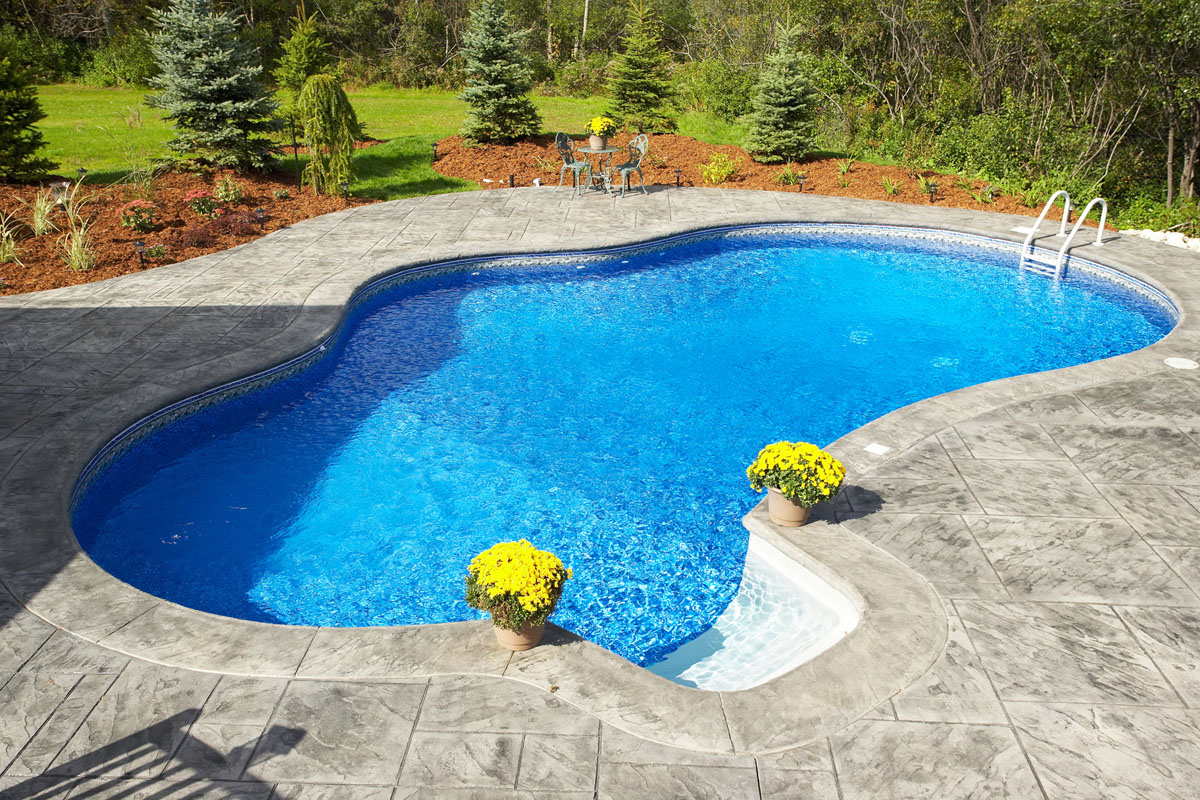
#> input picture Pool_Images/pool20.jpg, 1200 x 800 px
$ python PoolDetect.py   (older library calls are emulated)
#> lines starting #> are read from the running program, lines starting #| are printed output that depends on the picture; after the words box and inside, x2 and y2 are one past the last pixel; in counts of white or black regions, pixels touching at a corner belong together

import cv2
import numpy as np

# put your image here
frame = cv2.imread('./Pool_Images/pool20.jpg')
#> frame is the input picture: shape (800, 1200, 3); mean B, G, R 142.8, 147.4, 118.7
#frame = cv2.imread('./Doron_Pool/d1.jpg')
#frame = cv2.imread('./My_Pool/img2.jpg')
# This drives the program into an infinite loop.

#while (1):
for k in range (0,1):
    # Converts images from BGR to HSV
    cv2.imshow('frame', frame)
    hsv = cv2.cvtColor(frame, cv2.COLOR_BGR2HSV)
    cv2.imshow('hsv', hsv)
    # define range of blue color in HSV - 90 - 110 is the pool color you can tweak it
    lower_blue = np.array([60, 50, 50])
    upper_blue = np.array([130, 255, 255])
    blur = cv2.GaussianBlur(hsv[:,:,0],(5,5),0)
    edges = cv2.Canny(blur,100,200,3)
    # Threshold the HSV image to get only blue colors
    mask = cv2.inRange(hsv, lower_blue, upper_blue)
    cv2.imshow('edges',edges)
    #cv2.imshow('mask', mask)
    img = mask
    # threshold image
    ret, thresh = cv2.threshold(img, 127, 255, 0)
    # find contours
    _,contours,hierarchy = cv2.findContours(thresh, cv2.RETR_EXTERNAL, cv2.CHAIN_APPROX_SIMPLE)

    # find biggest contour
    i=0
    largest_area=0
    for cnt in contours:
        area = cv2.contourArea(cnt)
        if (area > largest_area):
            largest_area = area
            largest_contour_index = i
        i=i+1
    hull = cv2.convexHull(contours[largest_contour_index])
    new_frame = frame.copy()
    for i in range (0,np.shape(frame)[0]):
        for j in range (0,np.shape(frame)[1]):
            if cv2.pointPolygonTest(hull, (j,i), False )<0:
                new_frame[i,j,:] = (0,0,0)
    #cv2.drawContours(new_frame, [hull], 0, (0, 0, 255), 3)
    hsv = cv2.cvtColor(new_frame, cv2.COLOR_BGR2HSV)
    mask = cv2.inRange(hsv, lower_blue, upper_blue)
    ret, thresh = cv2.threshold(mask, 127, 255, 0)
    _,contours,hierarchy = cv2.findContours(thresh, cv2.RETR_EXTERNAL, cv2.CHAIN_APPROX_SIMPLE)

    # find biggest contour
    i=0
    largest_area=0
    for cnt in contours:
        area = cv2.contourArea(cnt)
        if (area > largest_area):
            largest_area = area
            largest_contour_index = i
        i=i+1
    #cv2.imshow('mask',mask)

    pct = 0.005
    epsilon = pct * cv2.arcLength(contours[largest_contour_index], True)
    approx = cv2.approxPolyDP(contours[largest_contour_index], epsilon, True)
    x = len(approx)
    while x>200:
        epsilon = pct * cv2.arcLength(contours[largest_contour_index], True)
        approx = cv2.approxPolyDP(contours[largest_contour_index], epsilon, True)
        x=len(approx)
        pct=pct+0.005

    out = frame.copy()
    hull_img = frame.copy()
    hull = cv2.convexHull(approx)

    cv2.drawContours(out, [approx], 0, (0, 0, 255), 3)
    cv2.drawContours(hull_img, [hull], 0, (0, 0, 255), 3)
    # display output
    cv2.imshow('hull', hull_img)
    cv2.imwrite('./Pool_Images/pool22_modified.jpg',hull_img)
    cv2.imshow('image', out)
#> this loop made 1 pass
#> pass 1, `edges = cv2.Canny(blur,100,200,3)`:
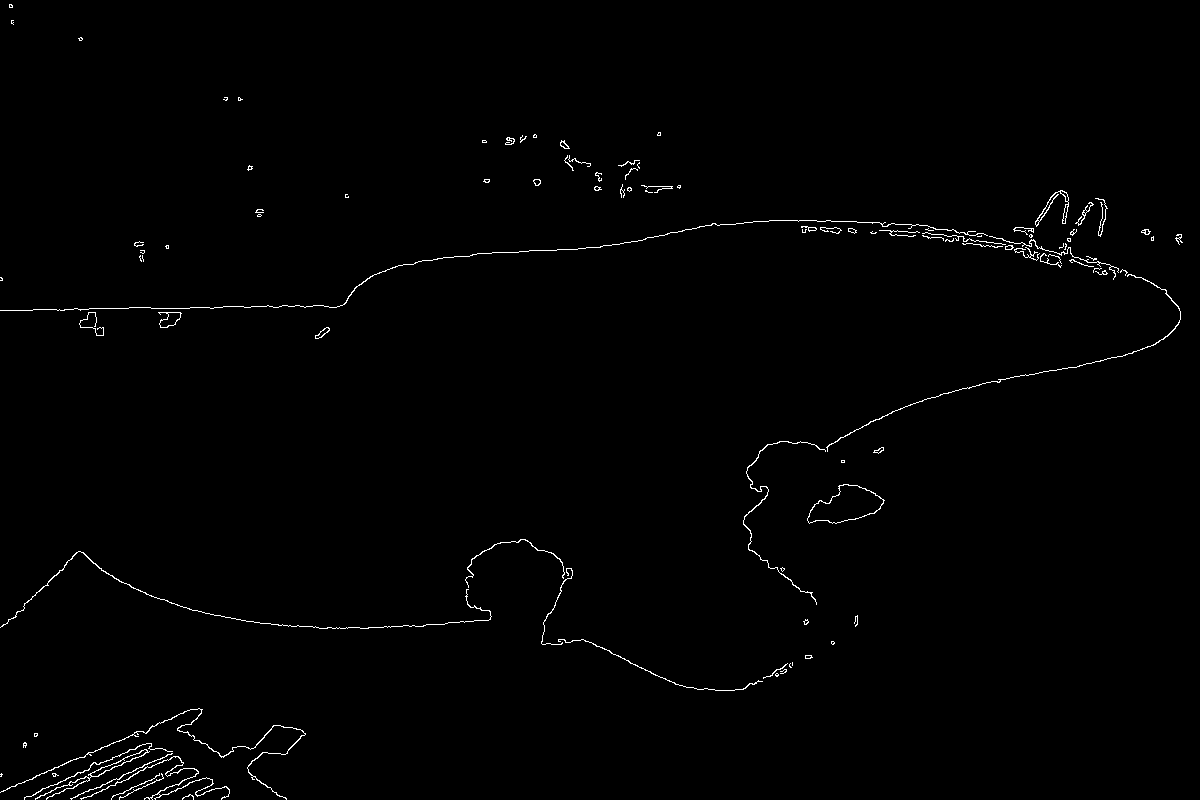
#> edges: shape (800, 1200); 0.82% white in thin lines or dots
#> pass 1, `mask = cv2.inRange(hsv, lower_blue, upper_blue)`:
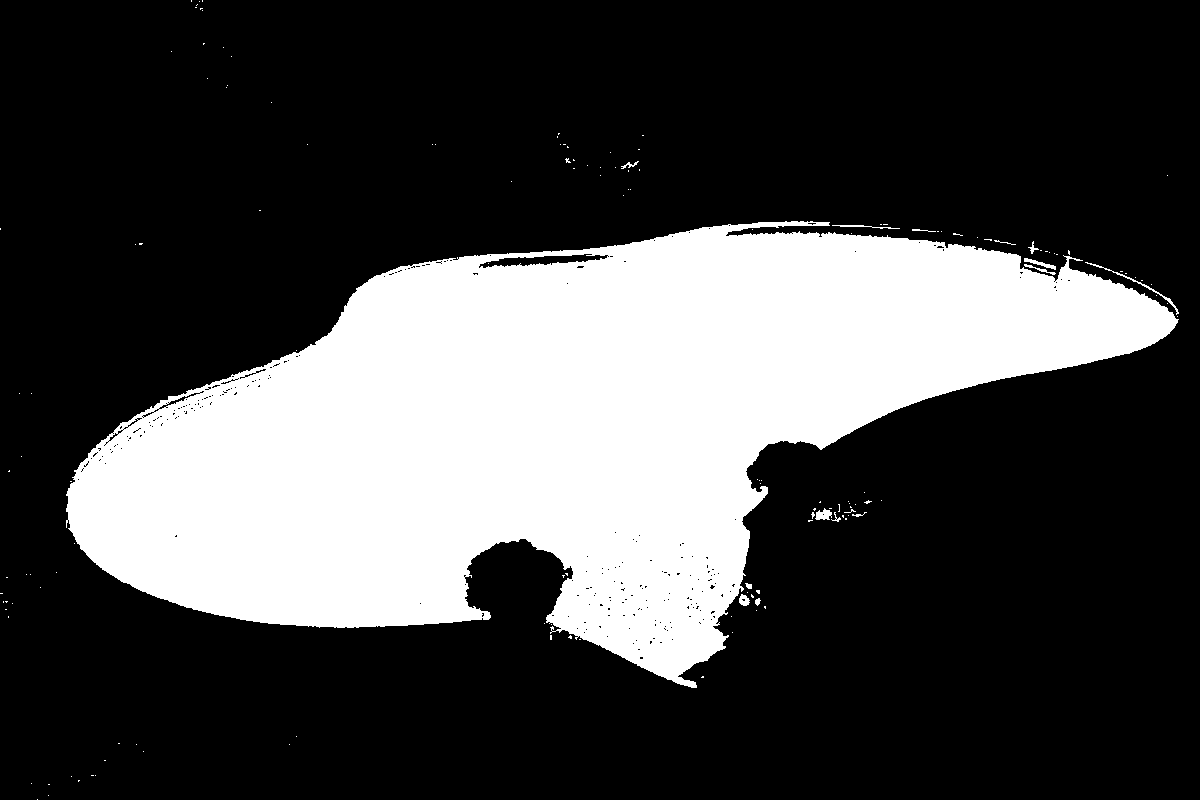
#> mask: shape (800, 1200); 28% white; 151 white regions (136 under 20 px), largest, box (x1, y1, x2, y2) and area: (66, 221, 1179, 688) 266991, (1085, 262, 1179, 315) 207, (815, 508, 832, 520) 133
#> after the loop: hsv: shape (800, 1200, 3); mean H, S, V 31.2, 65.3, 70.8
#> after the loop: mask: shape (800, 1200); 27.9% white; 54 white regions (44 under 20 px), largest, box (x1, y1, x2, y2) and area: (66, 221, 1179, 688) 266991, (815, 508, 832, 520) 133, (1024, 258, 1056, 270) 118
#> after the loop:
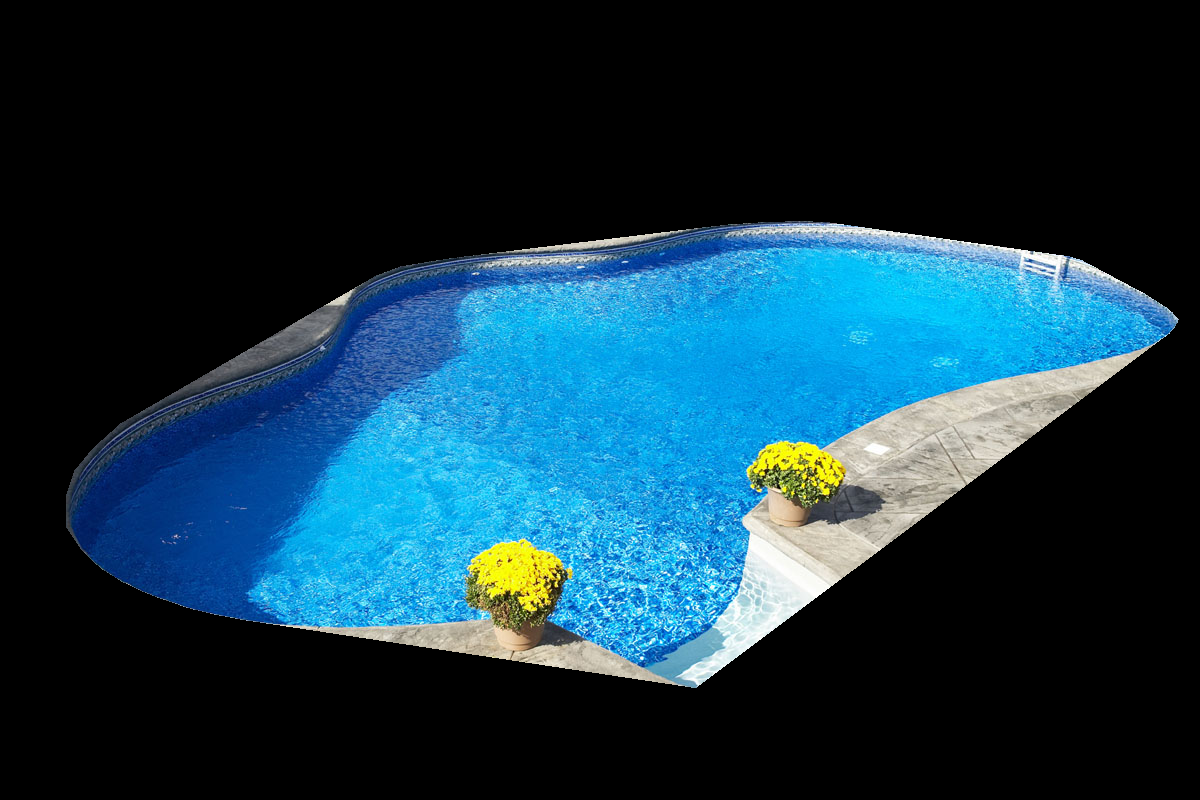
#> new_frame: shape (800, 1200, 3); mean B, G, R 68.2, 52.8, 20.6
#> after the loop:
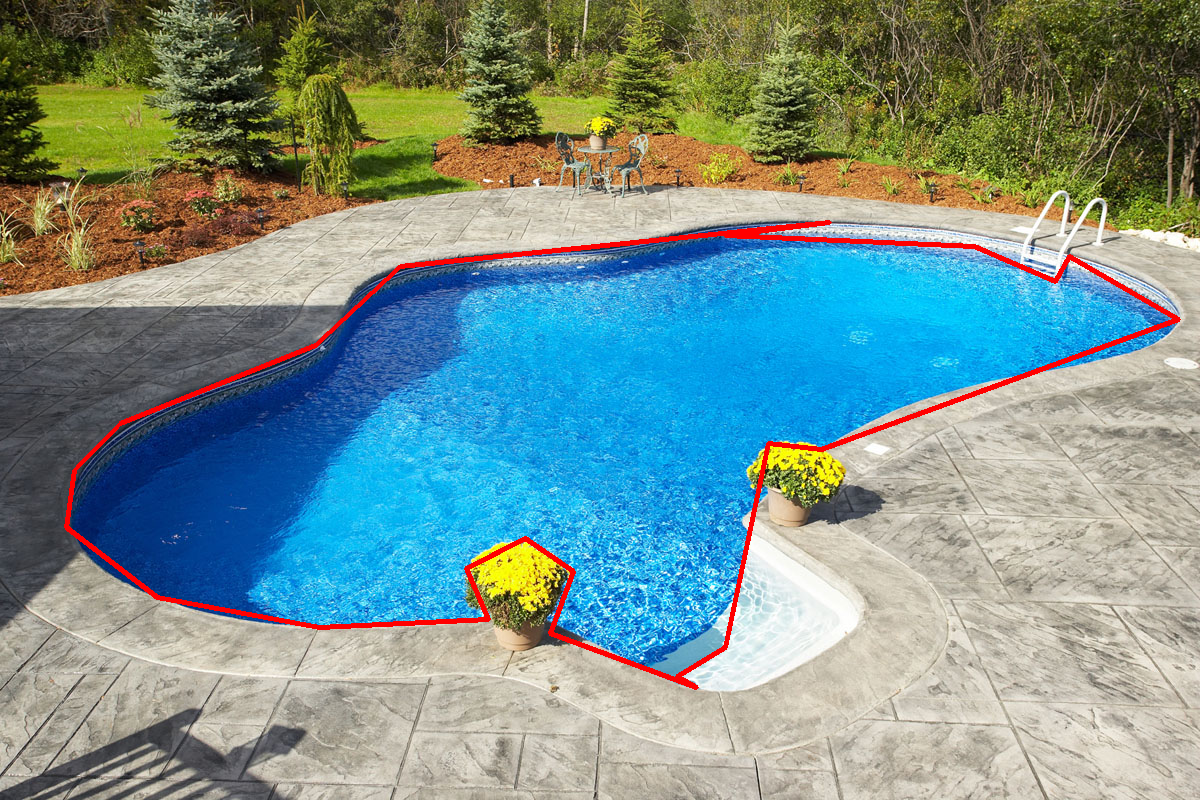
#> out: shape (800, 1200, 3); mean B, G, R 140.3, 145.2, 120.9
#> after the loop, largest_contour_index = 52

cv2.waitKey(0)
cv2.destroyAllWindows()

$ run again, with My_Pool3/img2.jpg copied over Pool_Images/pool20.jpg
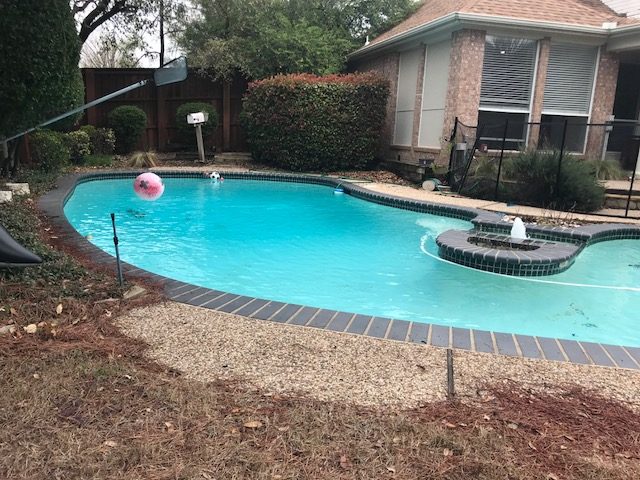
#> input picture My_Pool3/img2.jpg, 640 x 480 px
#> frame is the input picture: shape (480, 640, 3); mean B, G, R 113.8, 119.7, 107.3
#> the loop `for k in range (0,1):` made 1 pass
#> pass 1, `edges = cv2.Canny(blur,100,200,3)`:
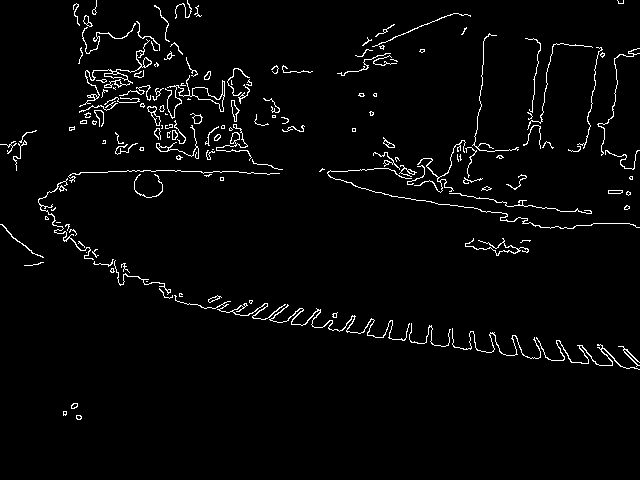
#> edges: shape (480, 640); 2.8% white in thin lines or dots, all inside (x1, y1, x2, y2) = (0, 0, 640, 420)
#> after the loop `for k in range (0,1):`:
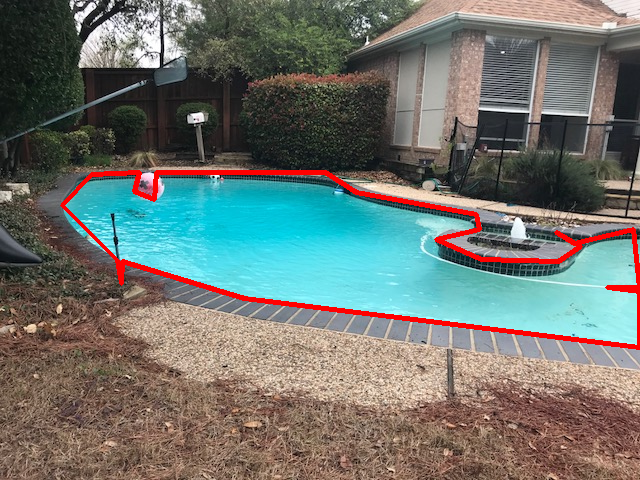
#> out: shape (480, 640, 3); mean B, G, R 110, 116, 110.8
#> after the loop `for k in range (0,1):`: largest_contour_index = 19

$ run again, with Pool_Images/pool10.jpg copied over Pool_Images/pool20.jpg
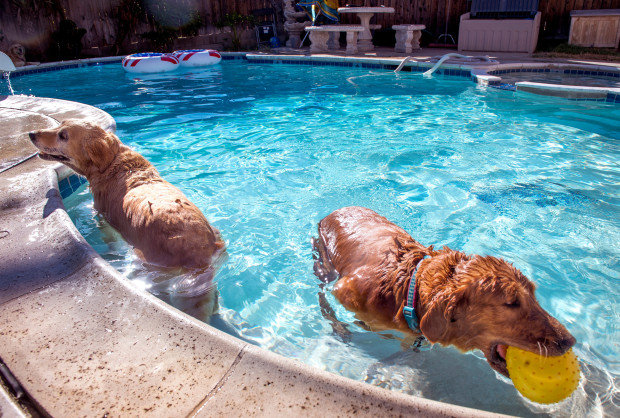
#> input picture Pool_Images/pool10.jpg, 620 x 418 px
#> frame is the input picture: shape (418, 620, 3); mean B, G, R 147.4, 139.2, 116.7
#> the loop `for k in range (0,1):` made 1 pass
#> pass 1, `edges = cv2.Canny(blur,100,200,3)`:
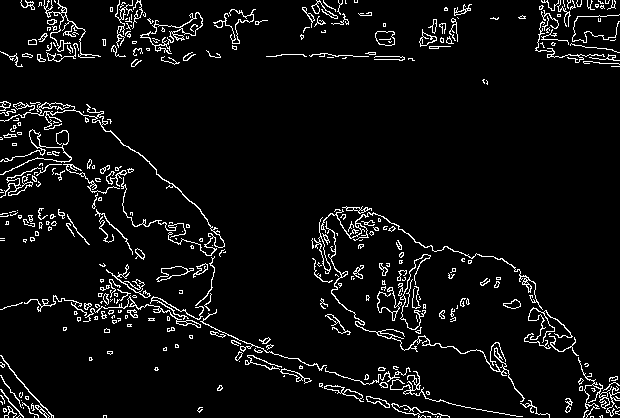
#> edges: shape (418, 620); 5.6% white in thin lines or dots
#> after the loop `for k in range (0,1):`:
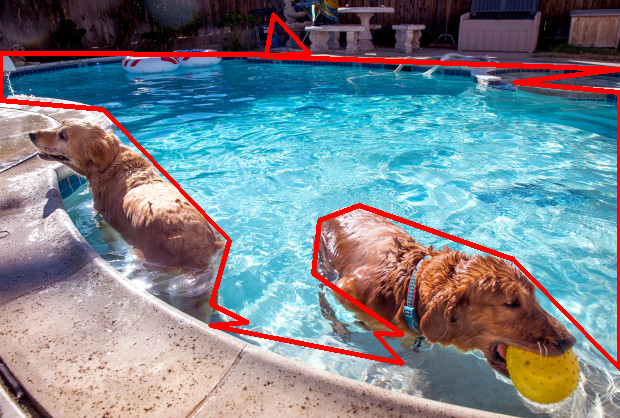
#> out: shape (418, 620, 3); mean B, G, R 140.6, 133.2, 122.7
#> after the loop `for k in range (0,1):`: largest_contour_index = 105
